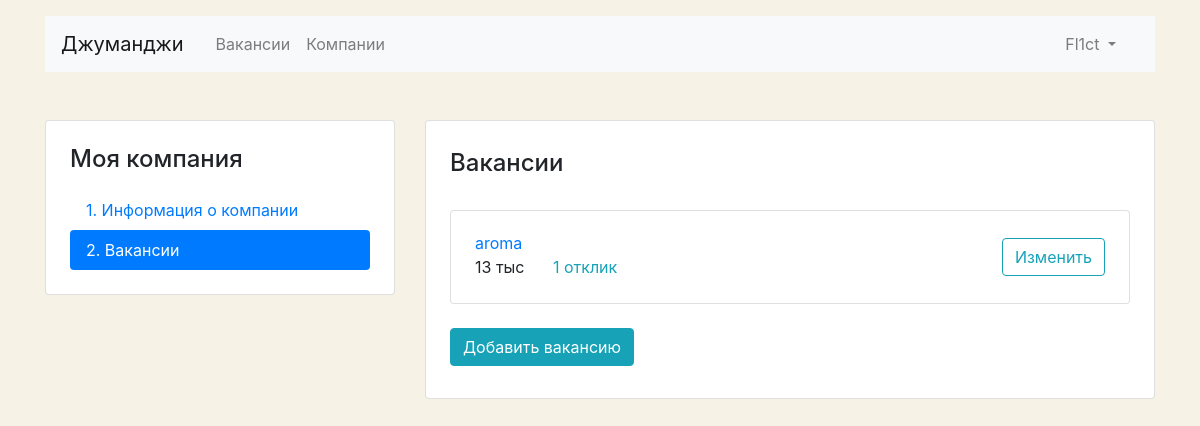
The app's page /mycompany/vacancies/ (signed in), older data.
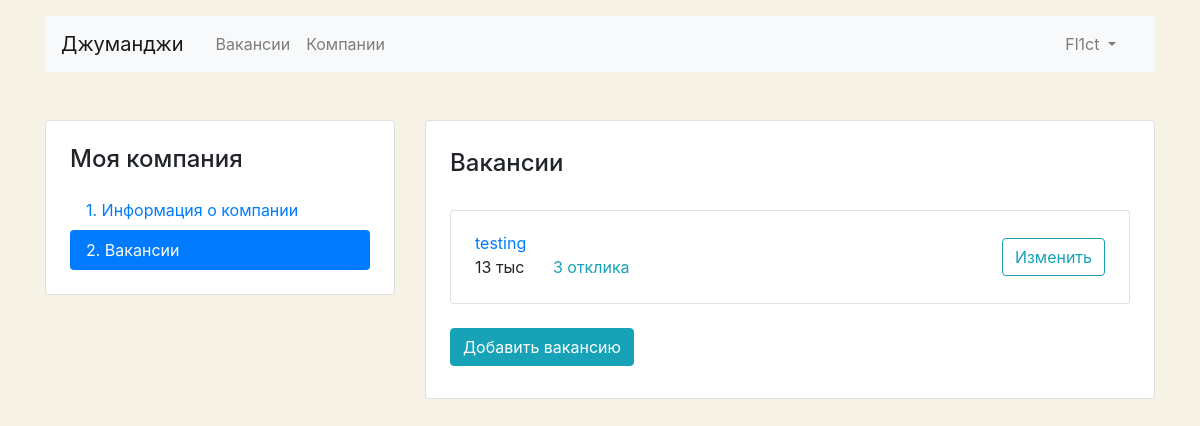
The same page, newer data.
### company/models.py (models this page shows, shortened)
class Vacancy(models.Model):
    title = models.CharField(max_length=30, verbose_name='Название')
    speciality = models.ForeignKey('Speciality', related_name='vacancies', on_delete=models.CASCADE)
    company = models.ForeignKey('Company', related_name='vacancies', on_delete=models.CASCADE)
    skills = models.CharField(max_length=150, verbose_name='Навыки')
    salary_min = models.PositiveSmallIntegerField(verbose_name='Мин зарплата')
    salary_max = models.PositiveSmallIntegerField(verbose_name='Макс зарплата')
    published = models.DateTimeField(default=datetime.now(), verbose_name='Опубликовано')
    class Meta:
        verbose_name = 'Вакансия'
        verbose_name_plural = 'Вакансии'

### users/views.py (the view)
# urls.py: path('mycompany/vacancies/', ProfileVacanciesView.as_view(), name='profile_vacancies'),
@method_decorator(login_required, name='get')
class ProfileVacanciesView(View):
    def get(self, request):
        try:
            company = Company.objects.get(owner=self.request.user.id)
            context = {
                'vacancies': Vacancy.objects.filter(company=company)
                .annotate(app_count=Count('application')),
            }
            return render(request, 'vacancy/vacancy-list.html', context=context)
        except ObjectDoesNotExist:
            return redirect('/profile/check/')

### company/templatetags/ru_pluralize.py (called while the page is built)
@register.filter()
def ru_pluralize(number: Union[int, str], arg: str = 'дурак, дурака, дураков'):
    nominative_singular, genitive_singular, genitive_plural = arg.split(',')
    number = abs(int(number))
    if 10 <= number % 100 <= 20:
        return f'{number} {genitive_plural}'
    if number % 10 == 1:
        return f'{number} {nominative_singular}'
    if 2 <= number % 10 <= 4:
        return f'{number} {genitive_singular}'
    return f'{number} {genitive_plural}'

### templates/vacancy/vacancy-list.html
{% extends 'base/base.html' %}
{% load ru_pluralize %}
{% block content %}
<main class="container mt-3 pb-5">
    <div class="row mt-5">
        <div class="col-12 col-lg-4">
            <aside class="pt-3 pb-4 px-4 mb-5 card">
                <h1 class="h4 pt-2 pb-2">Моя компания</h1>
                <div class="nav flex-column nav-pills">
                    <a class="nav-link" href="{% url 'profile_company' %}">1. Информация о&nbsp;компании</a>
                    <a class="nav-link active" href="{% url 'profile_vacancies' %}">2. Вакансии</a>
                </div>
            </aside>
        </div>
        <div class="col-12 col-lg-8">
            <div class="card">
                <div class="card-body px-4 pb-4">
                    <section class="tab-pane fade show active">
                        <h2 class="h4 pt-2 pb-3">Вакансии</h2>
                        {% for item in vacancies %}
                            <div class="card mt-3">
                                <div class="card-body px-4">
                                    <div class="row align-items-center">
                                        <div class="col-6 col-lg-8">
                                            <a href="{% url 'edit_vacancy' pk=item.pk %}"
                                               class="mb-1">{{ item.title }}</a>
                                            <p class="mb-1">
                                                <span class="mr-4">{{ item.salary_max }} тыс</span>
                                                {% if item.app_count == 0 %}
                                                    <span class="text-muted">Нет откликов</span>
                                                {% else %}
                                                    <a href="{% url 'edit_vacancy' pk=item.pk %}"
                                                       class="text-info">
                                                        {{ item.app_count|ru_pluralize:"отклик, отклика, откликов" }}
                                                    </a>
                                                {% endif %}
                                            </p>
                                        </div>
                                        <div class="col-6 col-lg-4 text-right">
                                            <a href="{% url 'edit_vacancy' pk=item.pk %}"
                                               class="btn btn-outline-info">Изменить</a>
                                        </div>
                                    </div>
                                </div>
                            </div>
                        {% endfor %}
                    </section>
                    <a href="{% url 'create_vacancy' %}" class="btn btn-info mt-4 mb-2">Добавить вакансию</a>
                </div>
            </div>
        </div>
    </div>
</main>
{% endblock %}

Row changes from the older to the newer data that the page shows:
changed Vacancy: title "aroma" → "testing"; app_count|ru_pluralize "1 отклик" → "3 отклика"
